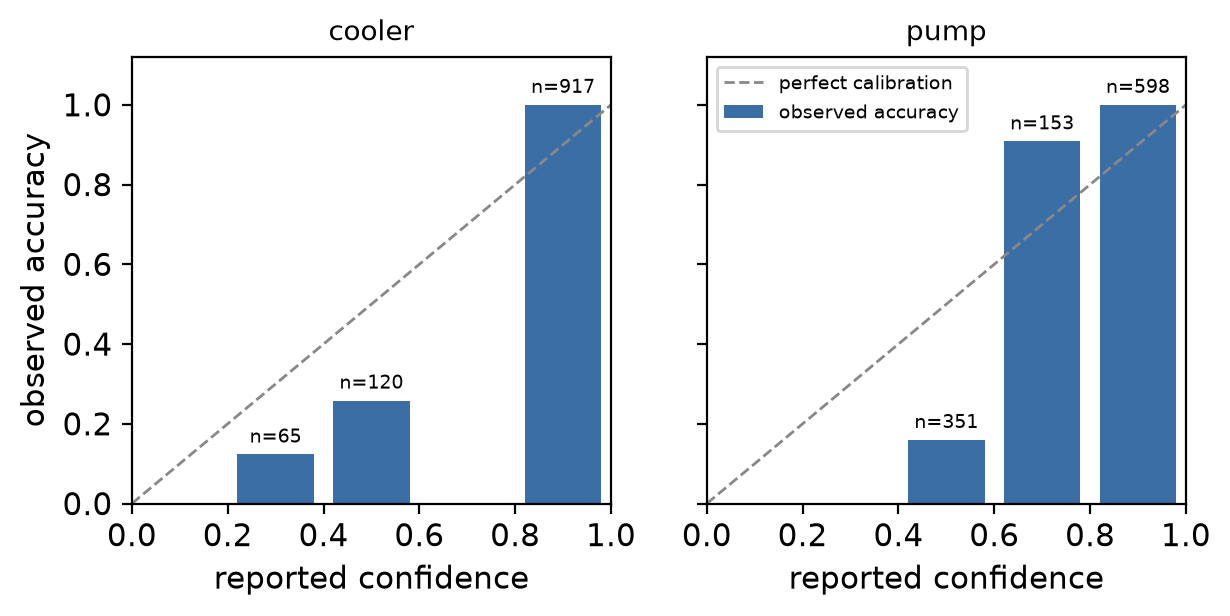

The script that saved this image:
"""Figure 3: calibration on real hydraulic-rig data (§6).
Requires the dataset at /tmp/hydraulic (see real_data_study.py)."""
import os, sys
sys.path.insert(0, os.path.join(os.path.dirname(__file__), "..", "..", ".."))
import matplotlib
matplotlib.use("Agg")
import matplotlib.pyplot as plt
sys.path.insert(0, os.path.join(os.path.dirname(__file__), ".."))

OUT = os.path.dirname(os.path.abspath(__file__))
plt.rcParams.update({"font.size": 11, "figure.dpi": 200})

# Re-run the study to get per-bin numbers (fast: ~2k queries on tiny
# circuits). Import machinery from the study script.
import importlib.util
spec = importlib.util.spec_from_file_location(
    "rds", os.path.join(os.path.dirname(__file__), "..",
                        "real_data_study.py"))
# real_data_study.py runs at import; capture its bin data by re-running
# the evaluation loop here instead.
D = "/tmp/hydraulic"
assert os.path.isdir(D), "download dataset first (see real_data_study.py)"
sys.path.insert(0, os.path.join(os.path.dirname(__file__), ".."))
exec(open(os.path.join(os.path.dirname(__file__), "..",
                       "real_data_study.py")).read().split(
    'print("target')[0])  # reuse defs up to the evaluation loop

fig, axes = plt.subplots(1, 2, figsize=(6.8, 2.9), sharey=True)
for ax, target in zip(axes, TARGETS):
    labels, classes, feats = TARGETS[target]
    sysm, _ = build(target)
    bins = [[0, 0] for _ in range(5)]
    for i in test:
        ev = {}
        for f in feats:
            feat, bf = FEATS[f]
            one = [EPS] * K
            one[bf(feat[i])] = 1.0
            ev[f] = tuple(one)
        post = sysm.posteriors(ev, names=[target])[target]
        pred = max(post, key=post.get)
        b = min(int(post[pred] * 5), 4)
        bins[b][0] += pred == str(labels[i])
        bins[b][1] += 1
    xs, accs, ns, ideal = [], [], [], []
    for b, (h, t) in enumerate(bins):
        if t:
            xs.append(0.2 * b + 0.1)
            accs.append(h / t)
            ns.append(t)
            ideal.append(0.2 * b + 0.1)
    ax.bar(xs, accs, width=0.16, color="#3b6ea5", label="observed accuracy")
    ax.plot([0, 1], [0, 1], "--", color="#888", lw=1, label="perfect calibration")
    for x, a, n in zip(xs, accs, ns):
        ax.annotate(f"n={n}", (x, a + 0.03), ha="center", fontsize=7)
    ax.set_title(target, fontsize=10)
    ax.set_xlabel("reported confidence")
    ax.set_xlim(0, 1); ax.set_ylim(0, 1.12)
axes[0].set_ylabel("observed accuracy")
axes[1].legend(fontsize=7, loc="upper left")
fig.savefig(os.path.join(OUT, "fig3_calibration.png"), bbox_inches="tight")
print("wrote fig3_calibration.png")
